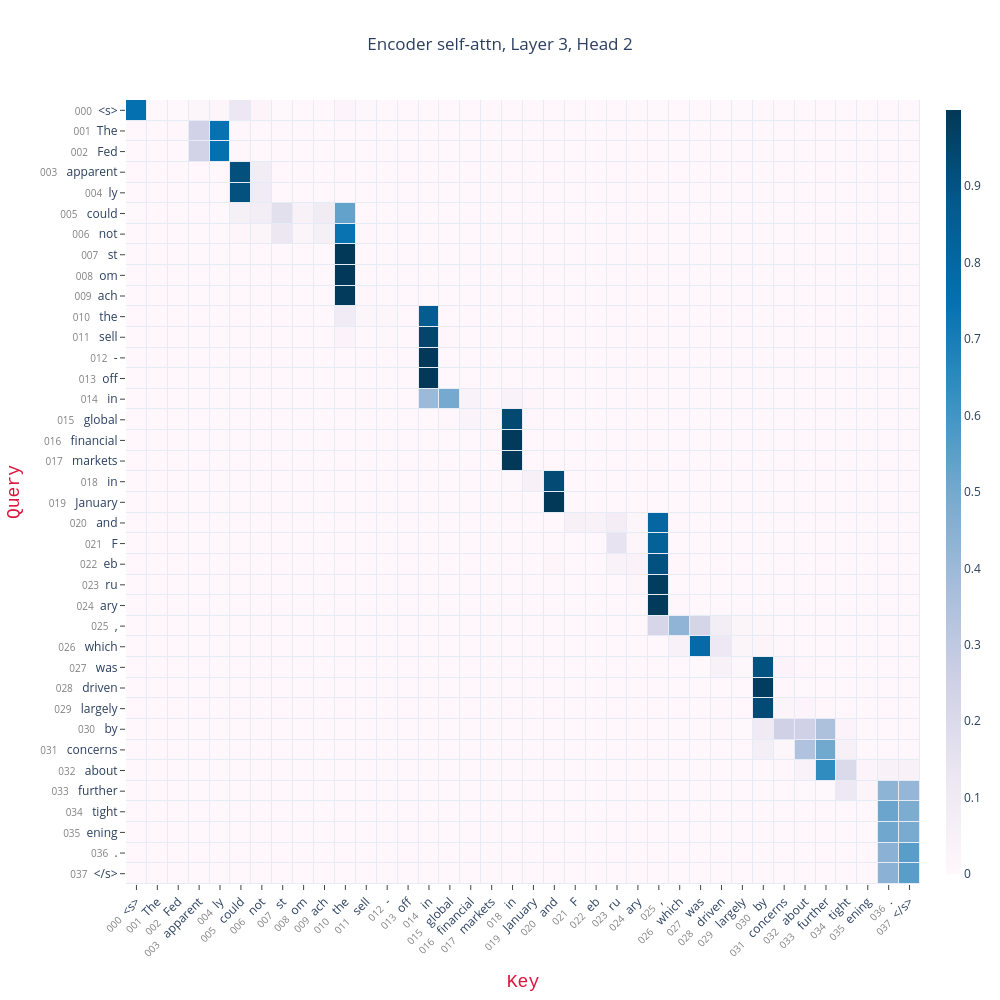

Notebook cell for this chart:
### Code cell
vis_attn(
    matrix,
    xlabels,
    ylabels,
    title=title
)

### Figure 1 — Plotly figure (JSON) as saved in the notebook; plotly's stock layout.template omitted (floating-point values rounded to 4 significant figures; data arrays with more than 128 entries replaced by an {"elided": "..."} marker saying what was removed)
{"data": [{"colorbar": {"thickness": 15, "ticklen": 3}, "colorscale": [[0, "rgb(255,247,251)"], [0.125, "rgb(236,231,242)"], [0.25, "rgb(208,209,230)"], [0.375, "rgb(166,189,219)"], [0.5, "rgb(116,169,207)"], [0.625, "rgb(54,144,192)"], [0.75, "rgb(5,112,176)"], [0.875, "rgb(4,90,141)"], [1, "rgb(2,56,88)"]], "hoverinfo": "text", "hovertext": {"elided": "38x38 str values"}, "type": "heatmap", "x": ["<span style='font-size: 10px;color:grey'>000</span>  &lt;s&gt;", "<span style='font-size: 10px;color:grey'>001</span>  The", "<span style='font-size: 10px;color:grey'>002</span>   Fed", "<span style='font-size: 10px;color:grey'>003</span>   apparent", "<span style='font-size: 10px;color:grey'>004</span>  ly", "<span style='font-size: 10px;color:grey'>005</span>   could", "<span style='font-size: 10px;color:grey'>006</span>   not", "<span style='font-size: 10px;color:grey'>007</span>   st", "<span style='font-size: 10px;color:grey'>008</span>  om", "<span style='font-size: 10px;color:grey'>009</span>  ach", "<span style='font-size: 10px;color:grey'>010</span>   the", "<span style='font-size: 10px;color:grey'>011</span>   sell", "<span style='font-size: 10px;color:grey'>012</span>  -", "<span style='font-size: 10px;color:grey'>013</span>  off", "<span style='font-size: 10px;color:grey'>014</span>   in", "<span style='font-size: 10px;color:grey'>015</span>   global", "<span style='font-size: 10px;color:grey'>016</span>   financial", "<span style='font-size: 10px;color:grey'>017</span>   markets", "<span style='font-size: 10px;color:grey'>018</span>   in", "<span style='font-size: 10px;color:grey'>019</span>   January", "<span style='font-size: 10px;color:grey'>020</span>   and", "<span style='font-size: 10px;color:grey'>021</span>   F", "<span style='font-size: 10px;color:grey'>022</span>  eb", "<span style='font-size: 10px;color:grey'>023</span>  ru", "<span style='font-size: 10px;color:grey'>024</span>  ary", "<span style='font-size: 10px;color:grey'>025</span>  ,", "<span style='font-size: 10px;color:grey'>026</span>   which", "<span style='font-size: 10px;color:grey'>027</span>   was", "<span style='font-size: 10px;color:grey'>028</span>   driven", "<span style='font-size: 10px;color:grey'>029</span>   largely", "<span style='font-size: 10px;color:grey'>030</span>   by", "<span style='font-size: 10px;color:grey'>031</span>   concerns", "<span style='font-size: 10px;color:grey'>032</span>   about", "<span style='font-size: 10px;color:grey'>033</span>   further", "<span style='font-size: 10px;color:grey'>034</span>   tight", "<span style='font-size: 10px;color:grey'>035</span>  ening", "<span style='font-size: 10px;color:grey'>036</span>  .", "<span style='font-size: 10px;color:grey'>037</span>  &lt;/s&gt;"], "xgap": 1, "y": ["<span style='font-size: 10px;color:grey'>000</span>  &lt;s&gt;", "<span style='font-size: 10px;color:grey'>001</span>  The", "<span style='font-size: 10px;color:grey'>002</span>   Fed", "<span style='font-size: 10px;color:grey'>003</span>   apparent", "<span style='font-size: 10px;color:grey'>004</span>  ly", "<span style='font-size: 10px;color:grey'>005</span>   could", "<span style='font-size: 10px;color:grey'>006</span>   not", "<span style='font-size: 10px;color:grey'>007</span>   st", "<span style='font-size: 10px;color:grey'>008</span>  om", "<span style='font-size: 10px;color:grey'>009</span>  ach", "<span style='font-size: 10px;color:grey'>010</span>   the", "<span style='font-size: 10px;color:grey'>011</span>   sell", "<span style='font-size: 10px;color:grey'>012</span>  -", "<span style='font-size: 10px;color:grey'>013</span>  off", "<span style='font-size: 10px;color:grey'>014</span>   in", "<span style='font-size: 10px;color:grey'>015</span>   global", "<span style='font-size: 10px;color:grey'>016</span>   financial", "<span style='font-size: 10px;color:grey'>017</span>   markets", "<span style='font-size: 10px;color:grey'>018</span>   in", "<span style='font-size: 10px;color:grey'>019</span>   January", "<span style='font-size: 10px;color:grey'>020</span>   and", "<span style='font-size: 10px;color:grey'>021</span>   F", "<span style='font-size: 10px;color:grey'>022</span>  eb", "<span style='font-size: 10px;color:grey'>023</span>  ru", "<span style='font-size: 10px;color:grey'>024</span>  ary", "<span style='font-size: 10px;color:grey'>025</span>  ,", "<span style='font-size: 10px;color:grey'>026</span>   which", "<span style='font-size: 10px;color:grey'>027</span>   was", "<span style='font-size: 10px;color:grey'>028</span>   driven", "<span style='font-size: 10px;color:grey'>029</span>   largely", "<span style='font-size: 10px;color:grey'>030</span>   by", "<span style='font-size: 10px;color:grey'>031</span>   concerns", "<span style='font-size: 10px;color:grey'>032</span>   about", "<span style='font-size: 10px;color:grey'>033</span>   further", "<span style='font-size: 10px;color:grey'>034</span>   tight", "<span style='font-size: 10px;color:grey'>035</span>  ening", "<span style='font-size: 10px;color:grey'>036</span>  .", "<span style='font-size: 10px;color:grey'>037</span>  &lt;/s&gt;"], "ygap": 1, "z": {"elided": "38x38 float values"}}], "layout": {"height": 1000, "title": {"text": "Encoder self-attn, Layer 3, Head 2", "x": 0.5}, "width": 1000, "xaxis": {"automargin": true, "showgrid": false, "tickangle": -45, "ticklen": 5, "ticks": "outside", "title": {"font": {"color": "crimson", "family": "Courier", "size": 18}, "text": "Key"}}, "yaxis": {"automargin": true, "autorange": "reversed", "showgrid": false, "ticklen": 5, "ticks": "outside", "title": {"font": {"color": "crimson", "family": "Courier", "size": 18}, "text": "Query"}}}}
